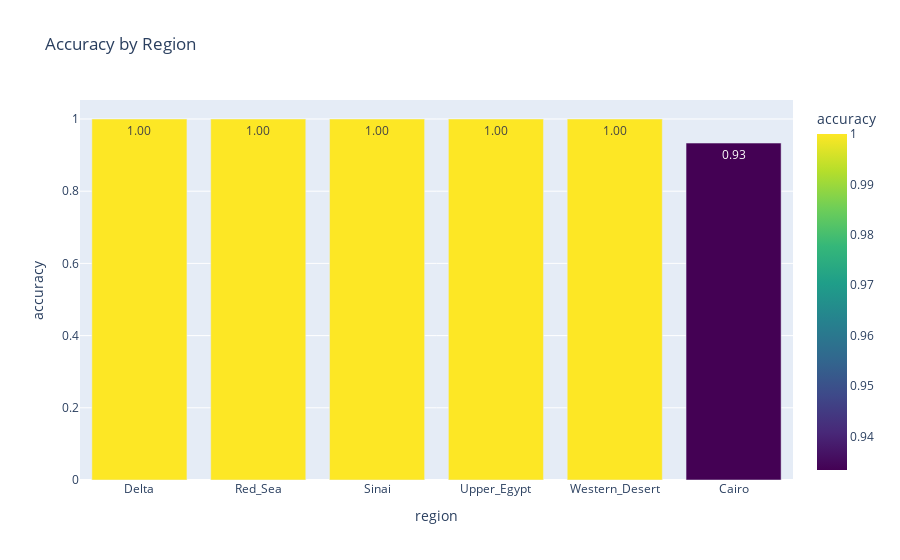

The notebook cell this image was saved under:
### Code cell
region_acc_sorted = region_acc.sort_values(by="accuracy", ascending=False)
fig_bar = px.bar(region_acc_sorted,
                 x="region", y="accuracy",
                 text=region_acc_sorted["accuracy"].apply(lambda x: f"{x:.2f}"),
                 color="accuracy",
                 color_continuous_scale="Viridis",
                 title="Accuracy by Region")
fig_bar.show()

### Figure 1 — Plotly figure (JSON) as saved in the notebook; plotly's stock layout.template omitted (floating-point values rounded to 4 significant figures)
{"data": [{"alignmentgroup": "True", "hovertemplate": "region=%{x}<br>accuracy=%{marker.color}<br>text=%{text}<extra></extra>", "legendgroup": "", "marker": {"color": [1, 1, 1, 1, 1, 0.9333], "coloraxis": "coloraxis", "pattern": {"shape": ""}}, "name": "", "offsetgroup": "", "orientation": "v", "showlegend": false, "text": ["1.00", "1.00", "1.00", "1.00", "1.00", "0.93"], "textposition": "auto", "type": "bar", "x": ["Delta", "Red_Sea", "Sinai", "Upper_Egypt", "Western_Desert", "Cairo"], "xaxis": "x", "y": [1, 1, 1, 1, 1, 0.9333], "yaxis": "y"}], "layout": {"barmode": "relative", "coloraxis": {"colorbar": {"title": {"text": "accuracy"}}, "colorscale": [[0, "#440154"], [0.1111, "#482878"], [0.2222, "#3e4989"], [0.3333, "#31688e"], [0.4444, "#26828e"], [0.5556, "#1f9e89"], [0.6667, "#35b779"], [0.7778, "#6ece58"], [0.8889, "#b5de2b"], [1, "#fde725"]]}, "legend": {"tracegroupgap": 0}, "title": {"text": "Accuracy by Region"}, "xaxis": {"anchor": "y", "domain": [0, 1], "title": {"text": "region"}}, "yaxis": {"anchor": "x", "domain": [0, 1], "title": {"text": "accuracy"}}}}
